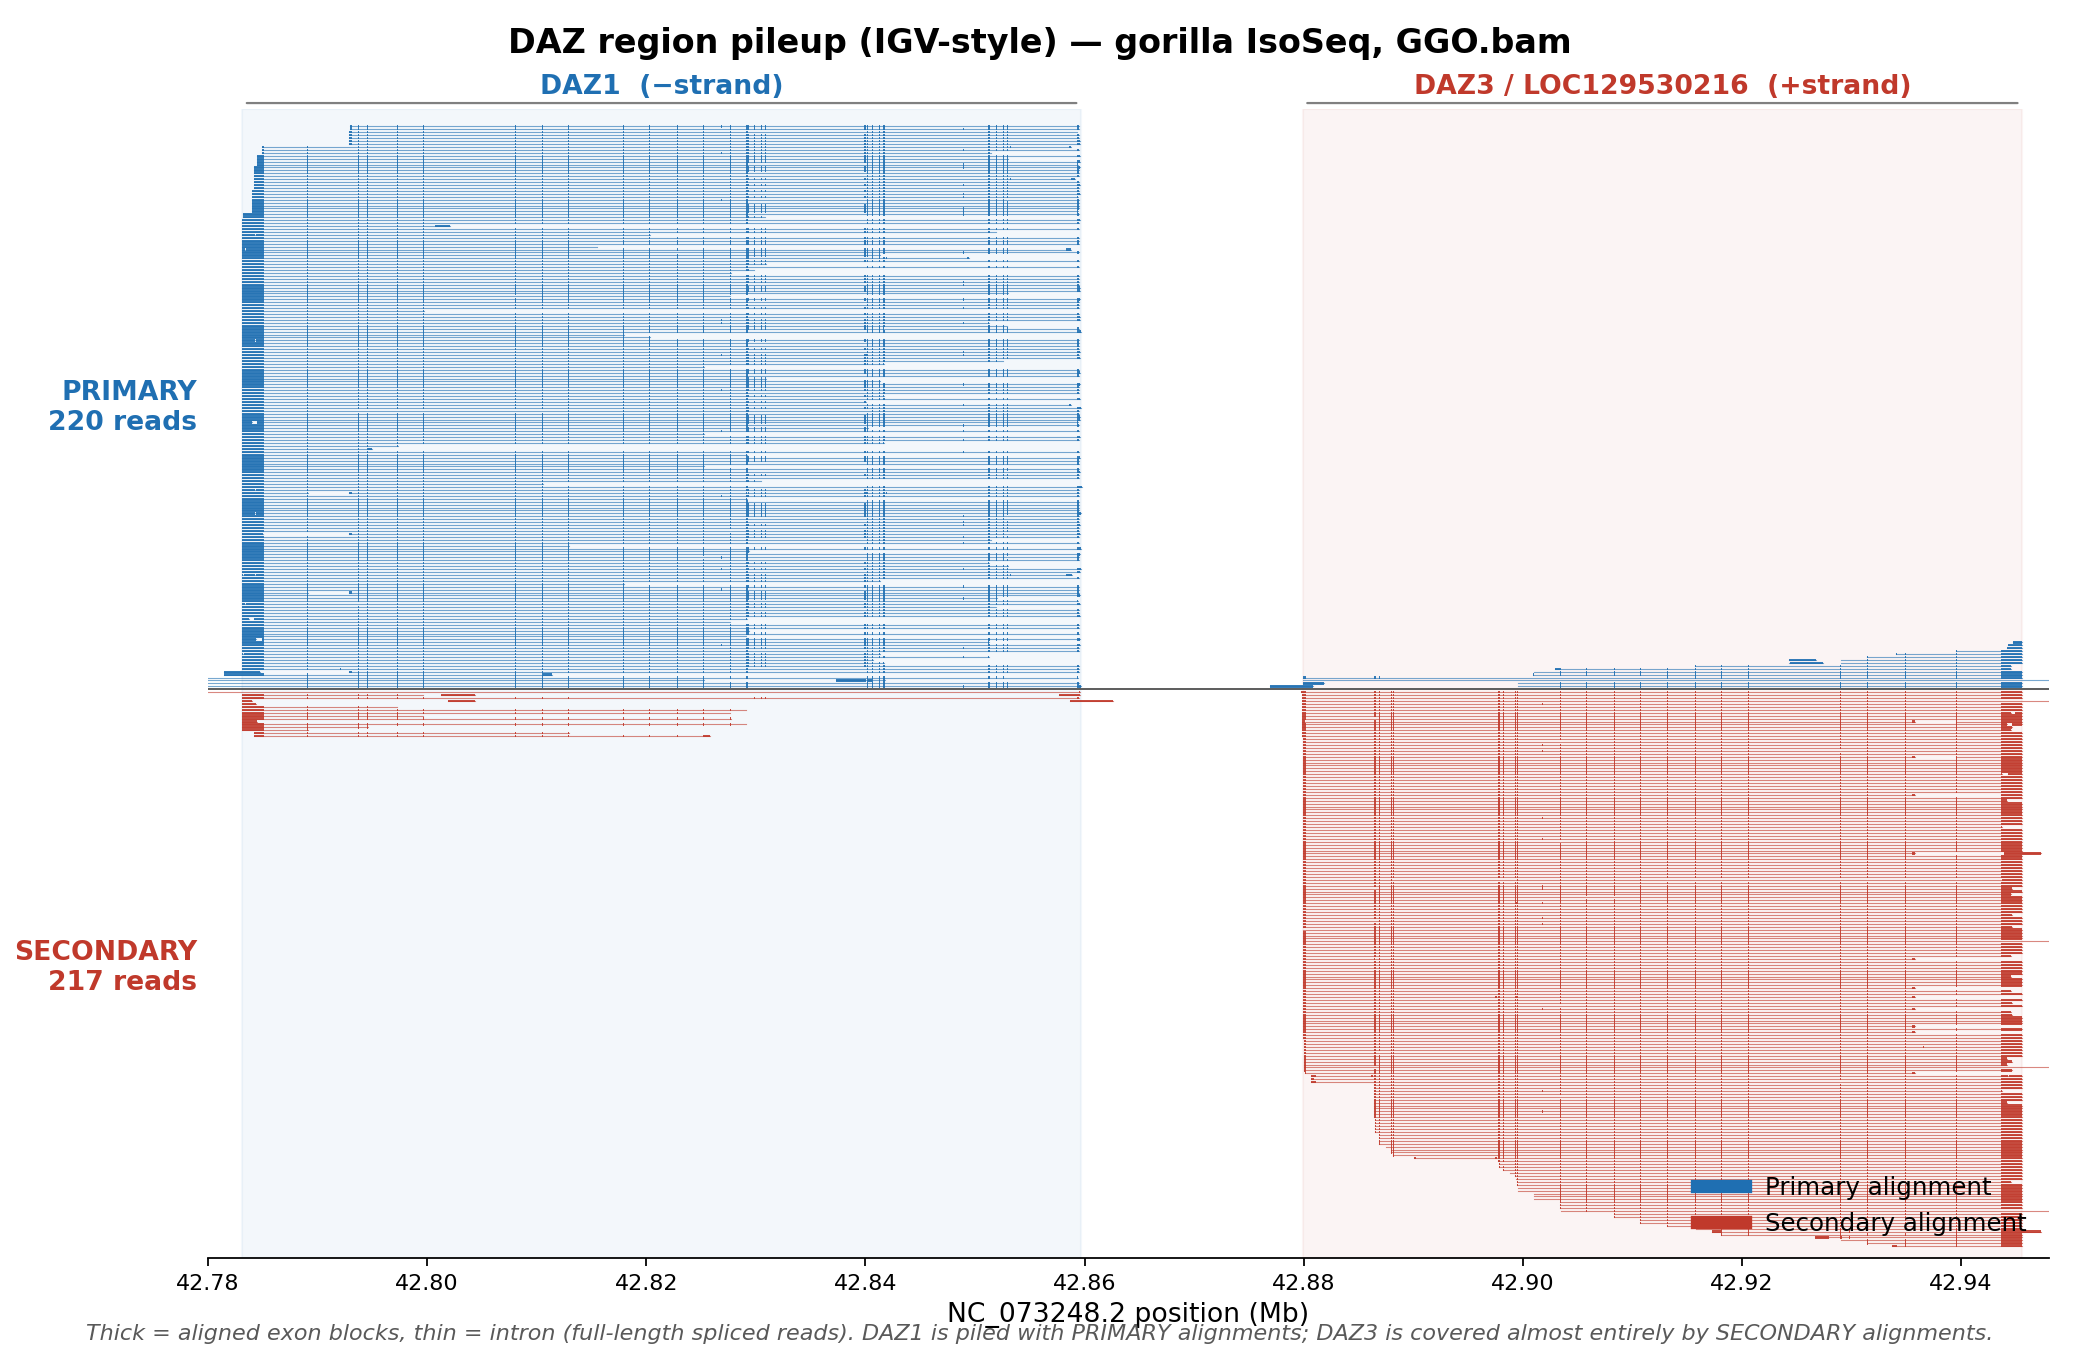

Write Python code to recreate this figure.
#!/usr/bin/env python3
"""IGV-style pileup of the DAZ region from GGO.bam (gorilla IsoSeq).

Each read is drawn as IGV draws it: thick blocks = aligned exon segments,
thin connector line = intron (CIGAR N). Reads are greedily packed into rows
(a pileup). Colour = alignment class: PRIMARY (blue) vs SECONDARY (red).

Factual claim only: DAZ1 is piled with primary reads; DAZ3 is piled with
secondary reads. Read length is visible as bar extent.
"""
import numpy as np
import matplotlib
matplotlib.use("Agg")
import matplotlib.pyplot as plt
from matplotlib.patches import Rectangle
from matplotlib.lines import Line2D
import pysam

BAM = "/mnt/c/Users/jfris/Desktop/GGO.bam"
CHR = "NC_073248.2"
DAZ1 = (42_783_133, 42_859_657)   # - strand
DAZ3 = (42_879_918, 42_945_552)   # + strand (LOC129530216)
SPAN = (42_780_000, 42_948_000)

PRIM = "#1f6fb2"   # blue
SEC  = "#c0392b"   # red
mb = 1e6

def fetch():
    """Return list of (start, end, blocks, is_secondary) for primary+secondary alns."""
    reads = []
    with pysam.AlignmentFile(BAM, "rb") as bam:
        for a in bam.fetch(CHR, SPAN[0], SPAN[1]):
            if a.is_unmapped or a.is_supplementary:
                continue
            blocks = a.get_blocks()  # list of (ref_start, ref_end) for M/=/X
            if not blocks:
                continue
            reads.append((a.reference_start, a.reference_end, blocks, a.is_secondary))
    return reads

def pack(reads, pad=400):
    """Greedy IGV-style row packing. Returns list of (row, start, end, blocks, sec)."""
    reads = sorted(reads, key=lambda r: r[0])
    row_end = []          # last ref_end placed in each row
    placed = []
    for start, end, blocks, sec in reads:
        row = None
        for i, e in enumerate(row_end):
            if start > e + pad:
                row = i; row_end[i] = end; break
        if row is None:
            row = len(row_end); row_end.append(end)
        placed.append((row, start, end, blocks, sec))
    return placed, len(row_end)

reads = fetch()
n_prim = sum(1 for r in reads if not r[3])
n_sec  = sum(1 for r in reads if r[3])
print("fetched %d alns: %d primary, %d secondary" % (len(reads), n_prim, n_sec))

# Pack primary and secondary into SEPARATE stacks so the two classes read cleanly,
# primary on top (rows grow up), secondary mirrored below the axis.
prim = [r for r in reads if not r[3]]
sec  = [r for r in reads if r[3]]
pprim, nrp = pack(prim)
psec,  nrs = pack(sec)

fig, ax = plt.subplots(figsize=(13, 8.5))
H = 0.8   # bar thickness fraction of a row

def draw(packed, sign, color):
    for row, start, end, blocks, _sec in packed:
        y = sign * (row + 1)
        # intron connector (thin line spanning the read)
        ax.plot([start/mb, end/mb], [y, y], color=color, lw=0.5, alpha=0.6, zorder=1)
        # exon blocks (thick)
        for bs, be in blocks:
            ax.add_patch(Rectangle((bs/mb, y - H/2), (be - bs)/mb, H,
                                   facecolor=color, edgecolor="none", alpha=0.9, zorder=2))

draw(pprim, +1, PRIM)
draw(psec,  -1, SEC)

# zero line + locus shading
ax.axhline(0, color="0.3", lw=0.8)
ax.axvspan(DAZ1[0]/mb, DAZ1[1]/mb, color=PRIM, alpha=0.05, zorder=0)
ax.axvspan(DAZ3[0]/mb, DAZ3[1]/mb, color=SEC,  alpha=0.05, zorder=0)

ax.set_xlim(SPAN[0]/mb, SPAN[1]/mb)
ax.set_ylim(-(nrs + 4), nrp + 6)
ax.set_xlabel("%s position (Mb)" % CHR, fontsize=12)
ax.set_yticks([])
for s in ("top", "right", "left"):
    ax.spines[s].set_visible(False)

# side labels for the two stacks
ax.text(SPAN[0]/mb - 0.001, nrp/2, "PRIMARY\n%d reads" % n_prim, ha="right", va="center",
        fontsize=12, fontweight="bold", color=PRIM, rotation=0)
ax.text(SPAN[0]/mb - 0.001, -nrs/2, "SECONDARY\n%d reads" % n_sec, ha="right", va="center",
        fontsize=12, fontweight="bold", color=SEC, rotation=0)

# locus brackets/labels at top
c1 = (DAZ1[0]+DAZ1[1])/2/mb
c3 = (DAZ3[0]+DAZ3[1])/2/mb
ax.annotate("DAZ1  (−strand)", xy=(c1, 1), xycoords=("data", "axes fraction"),
            xytext=(0, 4), textcoords="offset points", ha="center", va="bottom",
            fontsize=12, fontweight="bold", color=PRIM)
ax.annotate("DAZ3 / LOC129530216  (+strand)", xy=(c3, 1), xycoords=("data", "axes fraction"),
            xytext=(0, 4), textcoords="offset points", ha="center", va="bottom",
            fontsize=12, fontweight="bold", color=SEC)
for lo, hi in (DAZ1, DAZ3):
    ax.annotate("", xy=(lo/mb, 1.005), xytext=(hi/mb, 1.005),
                xycoords=("data", "axes fraction"),
                arrowprops=dict(arrowstyle="-", color="0.5", lw=1))

leg = [Line2D([0], [0], color=PRIM, lw=6, label="Primary alignment"),
       Line2D([0], [0], color=SEC,  lw=6, label="Secondary alignment")]
ax.legend(handles=leg, loc="lower right", fontsize=11, frameon=False)

fig.suptitle("DAZ region pileup (IGV-style) — gorilla IsoSeq, GGO.bam",
             fontsize=15, fontweight="bold", y=0.98)
fig.text(0.5, 0.015,
         "Thick = aligned exon blocks, thin = intron (full-length spliced reads). "
         "DAZ1 is piled with PRIMARY alignments; DAZ3 is covered almost entirely by SECONDARY alignments.",
         ha="center", fontsize=10, style="italic", color="0.35")

fig.subplots_adjust(left=0.10, right=0.985, top=0.92, bottom=0.075)
out = "/mnt/c/Users/jfris/Desktop/Rustle/bench/paralog_secondary_scan/daz_igv_pileup.png"
fig.savefig(out, dpi=160)
print("wrote", out)
